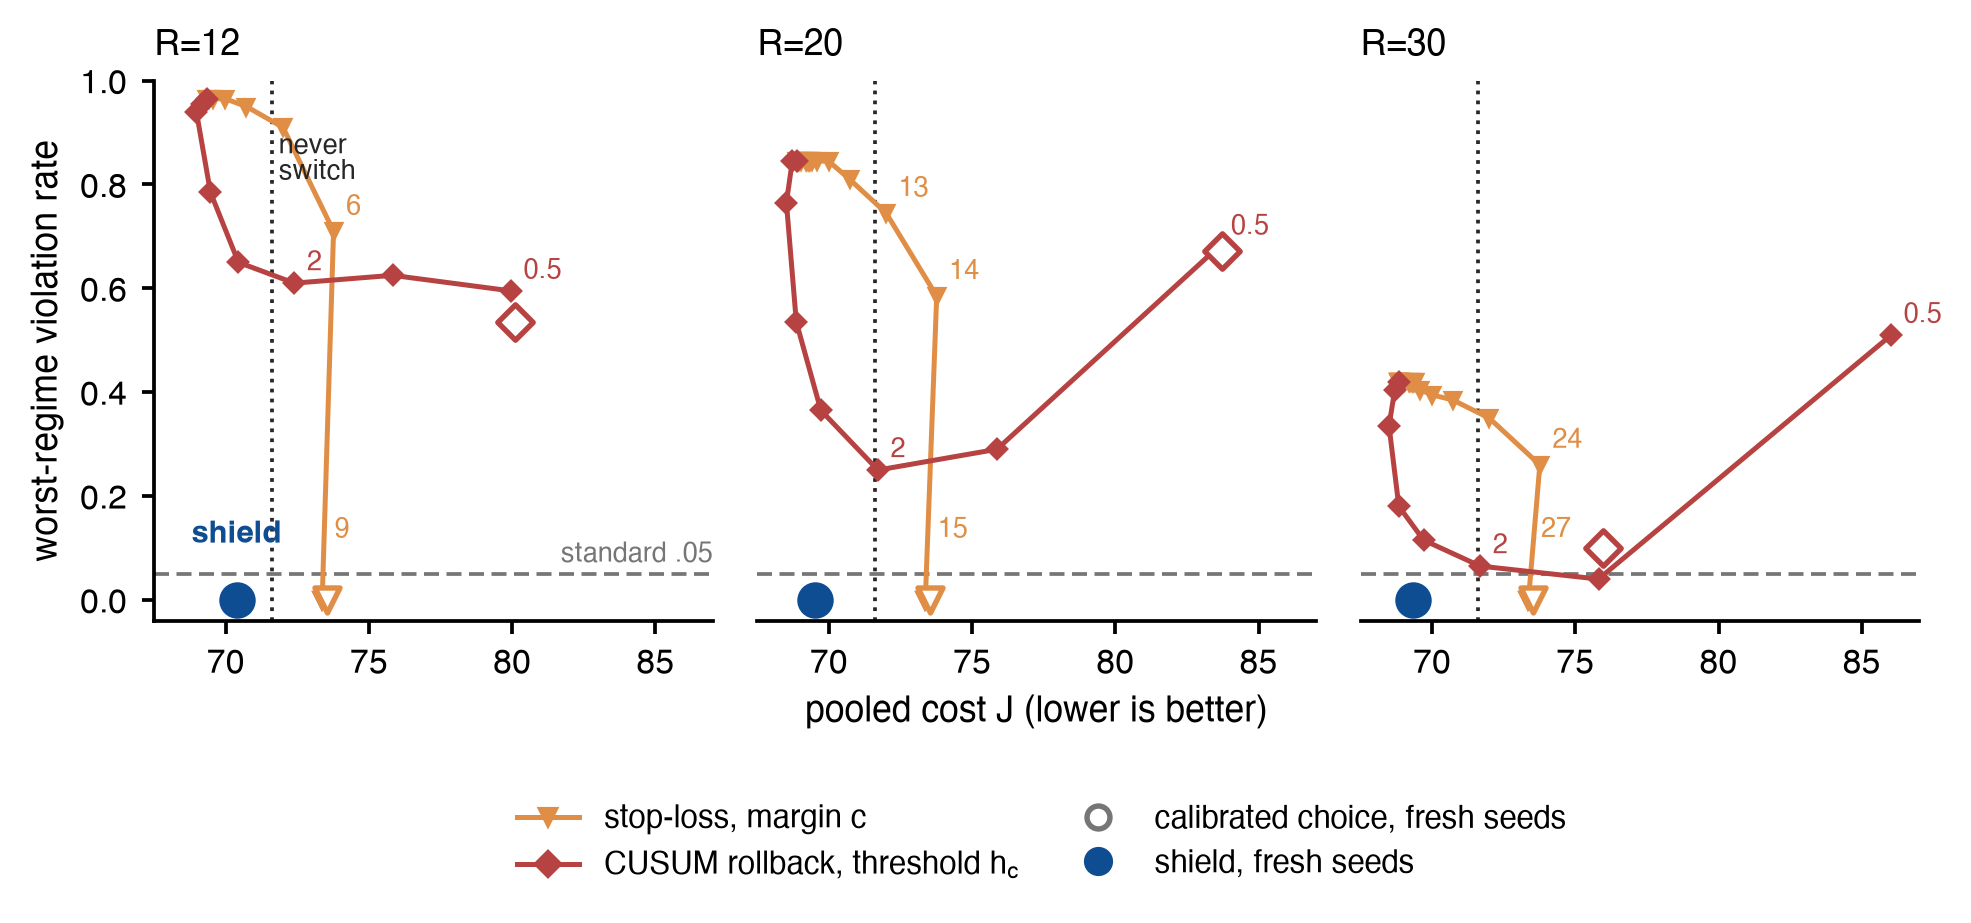

Here is the Python script that generated this plot:
"""Calibration frontiers of the two budget-aware comparators against the shield (calib_summary.json)."""
import sys
from pathlib import Path

sys.path.insert(0, str(Path(__file__).resolve().parent))
import matplotlib.pyplot as plt
from matplotlib.lines import Line2D
from style import PALETTE as P, RES, WIDTH, apply_style, load_json, panel_label, save

c = load_json(RES / "calib_summary.json")
cal, arms = c["calibration"]["calibration"], c["sim"]["arms"]
J_never = arms["never"]["J"]
STOP, CUS = "#E08E45", P["red_strong"]
ANN = {"stoploss_cal": {12: [6, 9], 20: [13, 14, 15], 30: [24, 27]},
       "cusumrb_cal": {12: [0.5, 2], 20: [0.5, 2], 30: [0.5, 2]}}

apply_style(8.5)
fig, axes = plt.subplots(1, 3, figsize=(WIDTH, 3.0), sharey=True, gridspec_kw=dict(wspace=0.08))
for ax, R in zip(axes, (12, 20, 30)):
    ax.axhline(0.05, color=P["grey"], lw=0.9, ls=(0, (4, 2)))
    ax.axvline(J_never, color=P["dark"], lw=0.9, ls=":")
    for key, col, mk, nm in (("stoploss_cal", STOP, "v", "c"), ("cusumrb_cal", CUS, "D", "h_c")):
        fr = cal[f"R{R}"][key]["frontier"]
        x = [f["pooled_J"] for f in fr]; y = [f["worst_viol"] for f in fr]
        ax.plot(x, y, color=col, lw=1.2, marker=mk, ms=3.2, zorder=3)
        for f in fr:
            if f["value"] in ANN[key][R]:
                v = f["value"]; lab = f"{v:g}"
                if key == "cusumrb_cal":
                    dx, dy, ha = (3, 2, "left")
                else:
                    dx, dy, ha = (-3, 3, "right") if v < R / 2 else (3, 3, "left")
                if key == "stoploss_cal" and f["worst_viol"] == 0: dy = 14
                ax.annotate(lab, (f["pooled_J"], f["worst_viol"]), xytext=(dx, dy), textcoords="offset points",
                            fontsize=6.5, color=col, ha=ha, va="bottom")
        ch = arms[f"{key}_R{R}"]
        ax.scatter(ch["J"], ch["violation"]["worst_stats"]["rate"], s=36, facecolor="white", edgecolor=col, marker=mk,
                   linewidths=1.3, zorder=5)
    sh = arms[f"f3_pi1_R{R}"]
    assert sh["violation"]["worst_stats"]["rate"] == 0.0
    ax.scatter(sh["J"], 0.0, s=60, color=P["blue_main"], marker="o", zorder=6, clip_on=False)
    ax.text(sh["J"], 0.1, "shield", color=P["blue_main"], fontsize=7.5, ha="center", va="bottom", fontweight="bold") if R == 12 else None
    ax.set_xlim(67.5, 87); ax.set_ylim(-0.04, 1.0)
    ax.set_title(f"$R$={R}", loc="left", fontsize=8.5)
    ax.set_xticks([70, 75, 80, 85])
axes[0].set_ylabel("worst-regime violation rate")
axes[1].set_xlabel("pooled cost $J$ (lower is better)")
for a in axes[1:]: a.tick_params(axis="y", left=False); a.spines["left"].set_visible(False)
axes[0].text(87, 0.065, "standard .05", fontsize=6.5, color=P["grey"], ha="right", va="bottom")
axes[0].text(J_never + 0.25, 0.9, "never\nswitch", fontsize=6.5, color=P["dark"], va="top")
h = [Line2D([], [], color=STOP, marker="v", ms=4, lw=1.2, label="stop-loss, margin $c$"),
     Line2D([], [], color=CUS, marker="D", ms=4, lw=1.2, label="CUSUM rollback, threshold $h_c$"),
     Line2D([], [], color=P["grey"], marker="o", mfc="white", mew=1.3, lw=0, ms=5.5, label="calibrated choice, fresh seeds"),
     Line2D([], [], color=P["blue_main"], marker="o", lw=0, ms=6, label="shield, fresh seeds")]
fig.subplots_adjust(left=0.085, right=0.99, top=0.9, bottom=0.3)
fig.legend(handles=h, loc="lower center", ncol=2, bbox_to_anchor=(0.54, -0.02), fontsize=7.5, columnspacing=1.5)
save(fig, "calib_frontier")
for R in (12, 20, 30):
    print(R, "shield J", round(arms[f"f3_pi1_R{R}"]["J"], 2), "stop fresh", round(arms[f"stoploss_cal_R{R}"]["J"], 2),
          "cus fresh", round(arms[f"cusumrb_cal_R{R}"]["J"], 2), arms[f"cusumrb_cal_R{R}"]["violation"]["worst_stats"]["rate"])
    for key in ("stoploss_cal", "cusumrb_cal"):
        fr = cal[f"R{R}"][key]["frontier"]; print(" ", key, "min viol with J<=never:", min([f["worst_viol"] for f in fr if f["pooled_J"] <= J_never] or [None]),
              "min J among viol<=.05:", min([f["pooled_J"] for f in fr if f["worst_viol"] <= 0.05] or [None]))
print("never J", J_never)
